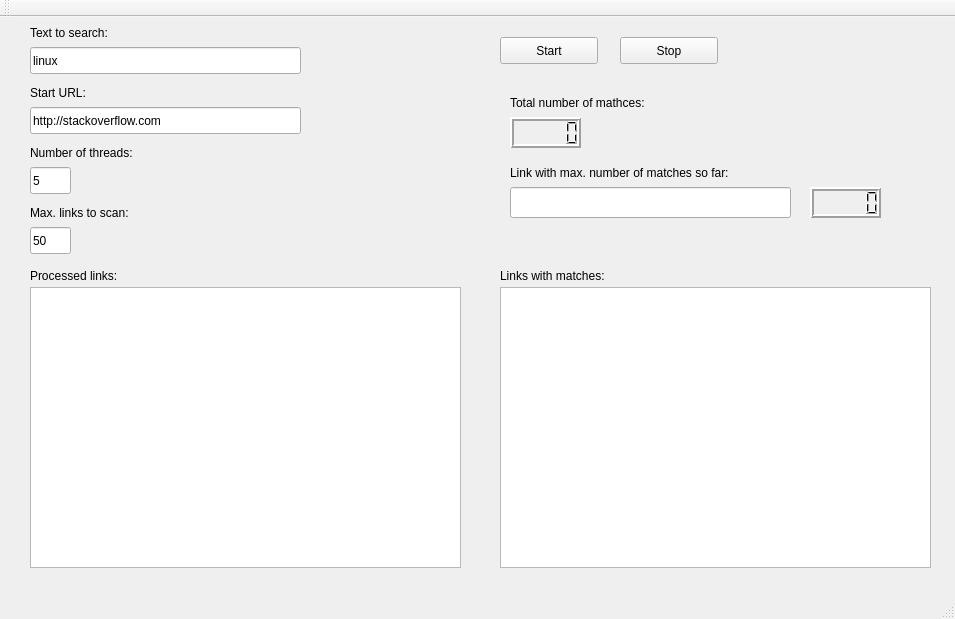
<?xml version="1.0" encoding="UTF-8"?>
<ui version="4.0">
 <class>MainWindow</class>
 <widget class="QMainWindow" name="MainWindow">
  <property name="geometry">
   <rect>
    <x>0</x>
    <y>0</y>
    <width>955</width>
    <height>619</height>
   </rect>
  </property>
  <property name="windowTitle">
   <string>MainWindow</string>
  </property>
  <widget class="QWidget" name="centralWidget">
   <widget class="QPushButton" name="startButton">
    <property name="geometry">
     <rect>
      <x>500</x>
      <y>20</y>
      <width>98</width>
      <height>27</height>
     </rect>
    </property>
    <property name="text">
     <string>Start</string>
    </property>
   </widget>
   <widget class="QLineEdit" name="textToSearch">
    <property name="geometry">
     <rect>
      <x>30</x>
      <y>30</y>
      <width>271</width>
      <height>27</height>
     </rect>
    </property>
    <property name="text">
     <string>linux</string>
    </property>
   </widget>
   <widget class="QLabel" name="label">
    <property name="geometry">
     <rect>
      <x>30</x>
      <y>60</y>
      <width>121</width>
      <height>31</height>
     </rect>
    </property>
    <property name="text">
     <string>Start URL:</string>
    </property>
   </widget>
   <widget class="QLabel" name="label_2">
    <property name="geometry">
     <rect>
      <x>30</x>
      <y>120</y>
      <width>171</width>
      <height>31</height>
     </rect>
    </property>
    <property name="text">
     <string>Number of threads:</string>
    </property>
   </widget>
   <widget class="QLabel" name="label_3">
    <property name="geometry">
     <rect>
      <x>30</x>
      <y>180</y>
      <width>151</width>
      <height>31</height>
     </rect>
    </property>
    <property name="text">
     <string>Max. links to scan:</string>
    </property>
   </widget>
   <widget class="QLineEdit" name="numThreads">
    <property name="geometry">
     <rect>
      <x>30</x>
      <y>150</y>
      <width>41</width>
      <height>27</height>
     </rect>
    </property>
    <property name="text">
     <string>5</string>
    </property>
   </widget>
   <widget class="QLineEdit" name="numLinks">
    <property name="geometry">
     <rect>
      <x>30</x>
      <y>210</y>
      <width>41</width>
      <height>27</height>
     </rect>
    </property>
    <property name="text">
     <string>50</string>
    </property>
   </widget>
   <widget class="QLineEdit" name="startUrl">
    <property name="geometry">
     <rect>
      <x>30</x>
      <y>90</y>
      <width>271</width>
      <height>27</height>
     </rect>
    </property>
    <property name="text">
     <string>http://stackoverflow.com</string>
    </property>
   </widget>
   <widget class="QLabel" name="label_4">
    <property name="geometry">
     <rect>
      <x>30</x>
      <y>0</y>
      <width>151</width>
      <height>31</height>
     </rect>
    </property>
    <property name="text">
     <string>Text to search:</string>
    </property>
   </widget>
   <widget class="QLabel" name="label_5">
    <property name="geometry">
     <rect>
      <x>30</x>
      <y>250</y>
      <width>221</width>
      <height>17</height>
     </rect>
    </property>
    <property name="text">
     <string>Processed links:</string>
    </property>
   </widget>
   <widget class="QLabel" name="label_6">
    <property name="geometry">
     <rect>
      <x>500</x>
      <y>250</y>
      <width>151</width>
      <height>17</height>
     </rect>
    </property>
    <property name="text">
     <string>Links with matches:</string>
    </property>
   </widget>
   <widget class="QPushButton" name="stopButton">
    <property name="geometry">
     <rect>
      <x>620</x>
      <y>20</y>
      <width>98</width>
      <height>27</height>
     </rect>
    </property>
    <property name="text">
     <string>Stop</string>
    </property>
   </widget>
   <widget class="QLabel" name="label_7">
    <property name="geometry">
     <rect>
      <x>510</x>
      <y>70</y>
      <width>211</width>
      <height>31</height>
     </rect>
    </property>
    <property name="text">
     <string>Total number of mathces:</string>
    </property>
   </widget>
   <widget class="QLCDNumber" name="lcdNumber">
    <property name="geometry">
     <rect>
      <x>510</x>
      <y>100</y>
      <width>71</width>
      <height>31</height>
     </rect>
    </property>
    <property name="lineWidth">
     <number>2</number>
    </property>
    <property name="midLineWidth">
     <number>0</number>
    </property>
   </widget>
   <widget class="QLabel" name="label_8">
    <property name="geometry">
     <rect>
      <x>510</x>
      <y>140</y>
      <width>301</width>
      <height>31</height>
     </rect>
    </property>
    <property name="text">
     <string>Link with max. number of matches so far:</string>
    </property>
   </widget>
   <widget class="QLineEdit" name="maxMatchLink">
    <property name="geometry">
     <rect>
      <x>510</x>
      <y>170</y>
      <width>281</width>
      <height>31</height>
     </rect>
    </property>
   </widget>
   <widget class="QLCDNumber" name="lcdNumber_2">
    <property name="geometry">
     <rect>
      <x>810</x>
      <y>170</y>
      <width>71</width>
      <height>31</height>
     </rect>
    </property>
    <property name="lineWidth">
     <number>2</number>
    </property>
    <property name="midLineWidth">
     <number>0</number>
    </property>
   </widget>
   <widget class="QListWidget" name="processedLinksList">
    <property name="geometry">
     <rect>
      <x>30</x>
      <y>270</y>
      <width>431</width>
      <height>281</height>
     </rect>
    </property>
   </widget>
   <widget class="QListWidget" name="linksWithMatchList">
    <property name="geometry">
     <rect>
      <x>500</x>
      <y>270</y>
      <width>431</width>
      <height>281</height>
     </rect>
    </property>
   </widget>
  </widget>
  <widget class="QToolBar" name="mainToolBar">
   <attribute name="toolBarArea">
    <enum>TopToolBarArea</enum>
   </attribute>
   <attribute name="toolBarBreak">
    <bool>false</bool>
   </attribute>
  </widget>
  <widget class="QStatusBar" name="statusBar"/>
  <widget class="QMenuBar" name="menuBar">
   <property name="geometry">
    <rect>
     <x>0</x>
     <y>0</y>
     <width>955</width>
     <height>25</height>
    </rect>
   </property>
  </widget>
 </widget>
 <layoutdefault spacing="6" margin="11"/>
 <resources/>
 <connections/>
</ui>
